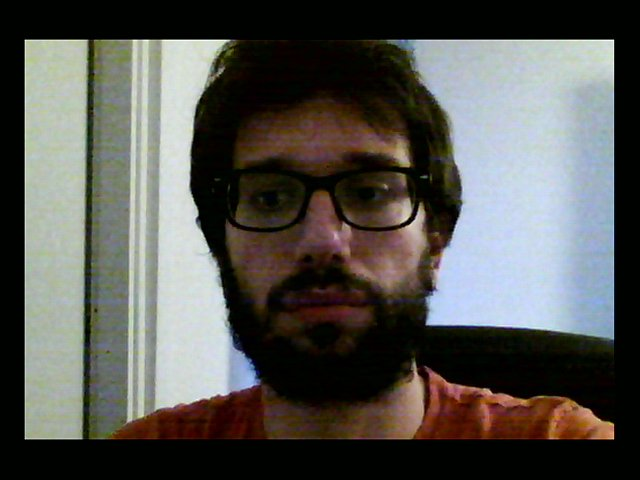
#> input picture 07 - temperature/image.jpg, 640 x 480 px, given in place of the camera
$ python emotion_capture.py
#> lines starting #> are read from the running program, lines starting #| are printed output that depends on the picture; after the words box and inside, x2 and y2 are one past the last pixel; in counts of white or black regions, pixels touching at a corner belong together
import cv2
import os
import time

class EmotionCapture:
    def __init__(self, capture_time=10):
        self.capture_time = capture_time
        self.label = None
        self.capture = False
        self.start_time = None
        self.count = 0

        # Create directories for saving images
        os.makedirs('data/emotion/happy', exist_ok=True)
        os.makedirs('data/emotion/sad', exist_ok=True)

        # Load Haar Cascade for face detection
        self.face_cascade = cv2.CascadeClassifier(cv2.data.haarcascades + 'haarcascade_frontalface_default.xml')

        # Start video capture
        self.cap = cv2.VideoCapture(0)

    def process_frame(self):
        ret, frame = self.cap.read()
#> frame is the input picture: shape (480, 640, 3); mean B, G, R 81.6, 85.7, 86.3
        if not ret:
            return None, None

        frame_visual = frame.copy()
        gray = cv2.cvtColor(frame, cv2.COLOR_BGR2GRAY)
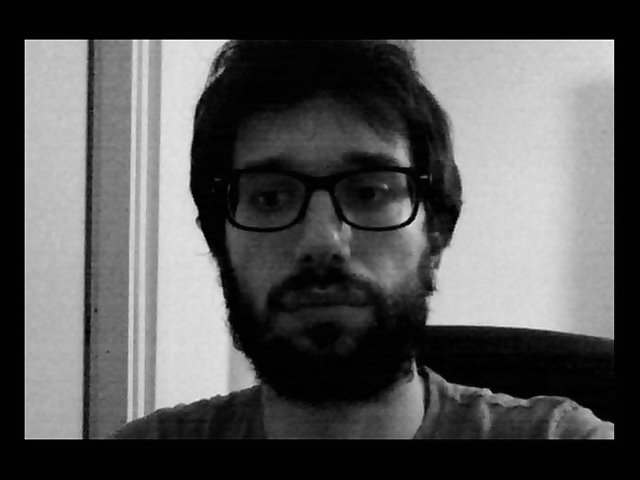
#> gray: shape (480, 640); min 0, max 254, mean 85.4
        faces = self.face_cascade.detectMultiScale(gray, scaleFactor=1.1, minNeighbors=5, minSize=(200, 200))
#> faces = [[183, 87, 272, 272]]

        for (x, y, w, h) in faces:
            cv2.rectangle(frame_visual, (x, y), (x + w, y + h), (255, 0, 0), 2)
            face = gray[y:y+h, x:x+w]
            face_resized = cv2.resize(face, (64, 64))

            if self.capture:
                face_file_path = f"data/emotion/{self.label}/{self.label}_{self.count}.jpg"
                cv2.imwrite(face_file_path, face_resized)
                self.count += 1
#> this loop made 1 pass
#> pass 1, in process_frame, `face = gray[y:y+h, x:x+w]`:
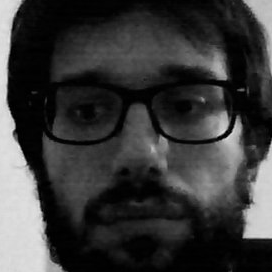
#> face: shape (272, 272); min 0, max 233, mean 57.2
#> pass 1, in process_frame, `face_resized = cv2.resize(face, (64, 64))`:
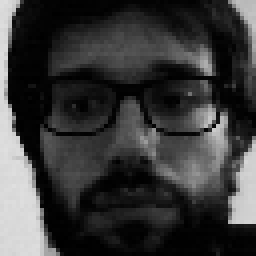
#> face_resized: shape (64, 64) (shown 4 times larger); min 0, max 223, mean 57.1
#> after the loop:
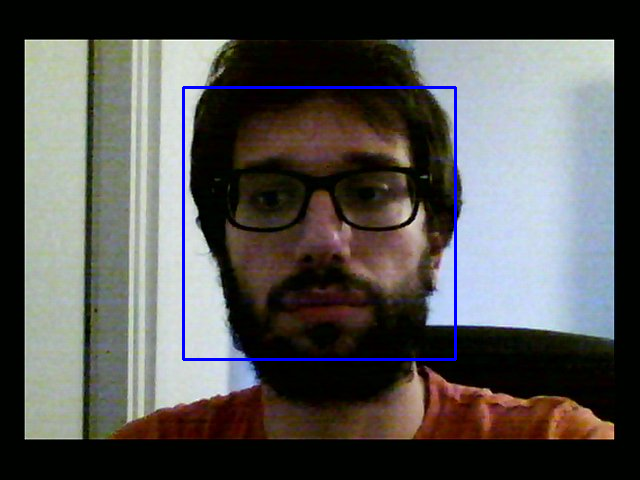
#> frame_visual: shape (480, 640, 3); 1.06% of pixels changed, all inside (x1, y1, x2, y2) = (182, 86, 457, 361)
#> after the loop, self.count = 0

        return frame_visual, faces

    def run(self):
        while True:
            frame_visual, faces = self.process_frame()
#> faces = [[183, 87, 272, 272]]
            if frame_visual is None:
                break

            cv2.putText(frame_visual, "Press 'h' for Happy, 's' for Sad, 'q' to Quit",
                        (10, 30), cv2.FONT_HERSHEY_SIMPLEX, 0.8, (255, 0, 0), 2)
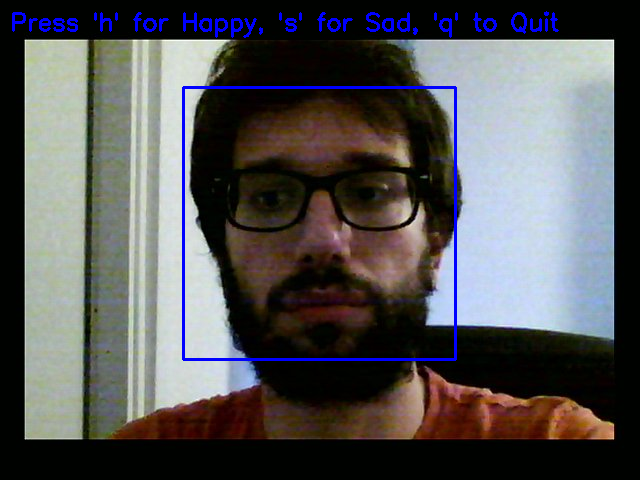
#> frame_visual: shape (480, 640, 3); 1% of pixels changed, all inside (x1, y1, x2, y2) = (12, 11, 559, 38)

            if self.capture:
                elapsed_time = time.time() - self.start_time
                remaining_time = max(self.capture_time - int(elapsed_time), 0)
                cv2.putText(frame_visual, f"Recording {self.label}: {remaining_time}s left",
                            (10, 60), cv2.FONT_HERSHEY_SIMPLEX, 0.8, (0, 0, 255), 2)

                if elapsed_time >= self.capture_time:
                    self.capture = False
                    print("Done")

            cv2.imshow('Emotion Capture', frame_visual)
            key = cv2.waitKey(1) & 0xFF
#> (key q is pressed here)

            if key == ord('h') or key == ord('s'):
                self.label = 'happy' if key == ord('h') else 'sad'
                self.capture = True
                self.start_time = time.time()
                self.count = 0
                print(f"Started capturing {self.label}")

            if key == ord('q'):
                break

        self.cap.release()
        cv2.destroyAllWindows()

if __name__ == "__main__":
    EmotionCapture().run()
